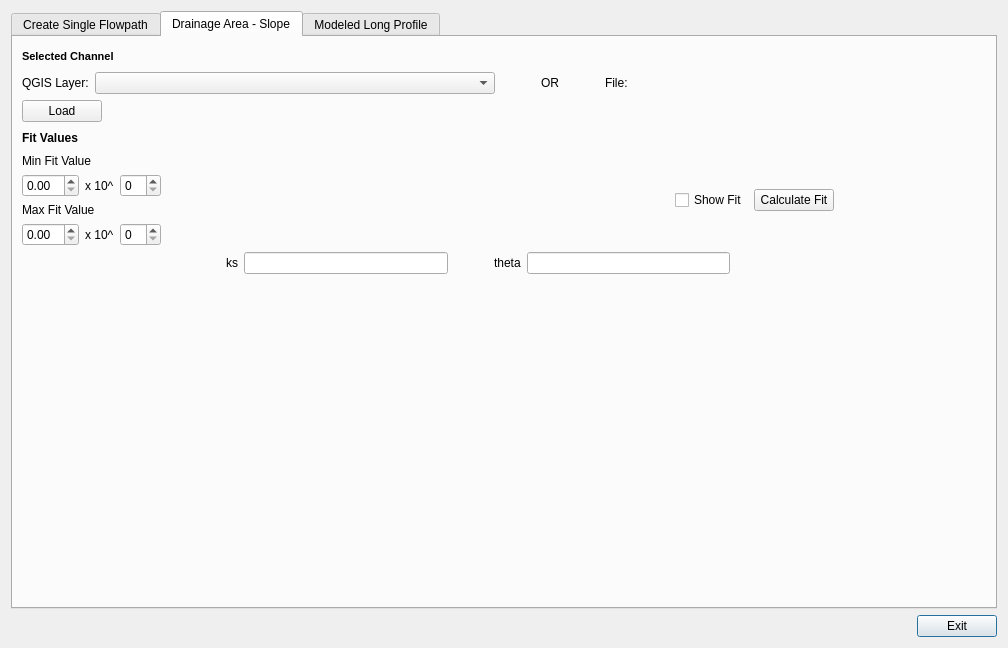
<?xml version="1.0" encoding="UTF-8"?>
<ui version="4.0">
 <class>LongProfileModelerDialogBase</class>
 <widget class="QDialog" name="LongProfileModelerDialogBase">
  <property name="geometry">
   <rect>
    <x>0</x>
    <y>0</y>
    <width>1008</width>
    <height>648</height>
   </rect>
  </property>
  <property name="windowTitle">
   <string>Long Profile Modeler</string>
  </property>
  <layout class="QGridLayout" name="gridLayout_3">
   <item row="1" column="0">
    <layout class="QHBoxLayout" name="horizontalLayout_6">
     <item>
      <spacer name="horizontalSpacer_6">
       <property name="orientation">
        <enum>Qt::Horizontal</enum>
       </property>
       <property name="sizeHint" stdset="0">
        <size>
         <width>40</width>
         <height>20</height>
        </size>
       </property>
      </spacer>
     </item>
     <item>
      <widget class="QPushButton" name="pbExit">
       <property name="text">
        <string>Exit</string>
       </property>
      </widget>
     </item>
    </layout>
   </item>
   <item row="0" column="0">
    <widget class="QTabWidget" name="tabWidget">
     <property name="currentIndex">
      <number>1</number>
     </property>
     <widget class="QWidget" name="tab">
      <attribute name="title">
       <string>Create Single Flowpath</string>
      </attribute>
      <layout class="QGridLayout" name="gridLayout_2">
       <item row="0" column="1">
        <layout class="QVBoxLayout" name="verticalLayout">
         <item>
          <layout class="QHBoxLayout" name="horizontalLayout">
           <item>
            <widget class="QLabel" name="label">
             <property name="text">
              <string>Segments Layer:</string>
             </property>
            </widget>
           </item>
           <item>
            <spacer name="horizontalSpacer">
             <property name="orientation">
              <enum>Qt::Horizontal</enum>
             </property>
             <property name="sizeHint" stdset="0">
              <size>
               <width>40</width>
               <height>20</height>
              </size>
             </property>
            </spacer>
           </item>
          </layout>
         </item>
         <item>
          <layout class="QHBoxLayout" name="horizontalLayout_7">
           <property name="spacing">
            <number>7</number>
           </property>
           <item>
            <widget class="QgsMapLayerComboBox" name="mlcbSegments">
             <property name="minimumSize">
              <size>
               <width>400</width>
               <height>0</height>
              </size>
             </property>
            </widget>
           </item>
           <item>
            <spacer name="horizontalSpacer_7">
             <property name="orientation">
              <enum>Qt::Horizontal</enum>
             </property>
             <property name="sizeHint" stdset="0">
              <size>
               <width>40</width>
               <height>20</height>
              </size>
             </property>
            </spacer>
           </item>
          </layout>
         </item>
         <item>
          <layout class="QHBoxLayout" name="horizontalLayout_2">
           <item>
            <widget class="QLabel" name="label_2">
             <property name="text">
              <string>Nodes Layer:</string>
             </property>
            </widget>
           </item>
           <item>
            <spacer name="horizontalSpacer_2">
             <property name="orientation">
              <enum>Qt::Horizontal</enum>
             </property>
             <property name="sizeHint" stdset="0">
              <size>
               <width>40</width>
               <height>20</height>
              </size>
             </property>
            </spacer>
           </item>
          </layout>
         </item>
         <item>
          <layout class="QHBoxLayout" name="horizontalLayout_8">
           <item>
            <widget class="QgsMapLayerComboBox" name="mlcbNodes">
             <property name="minimumSize">
              <size>
               <width>400</width>
               <height>0</height>
              </size>
             </property>
            </widget>
           </item>
           <item>
            <spacer name="horizontalSpacer_8">
             <property name="orientation">
              <enum>Qt::Horizontal</enum>
             </property>
             <property name="sizeHint" stdset="0">
              <size>
               <width>40</width>
               <height>20</height>
              </size>
             </property>
            </spacer>
           </item>
          </layout>
         </item>
         <item>
          <layout class="QHBoxLayout" name="horizontalLayout_3">
           <item>
            <widget class="QLabel" name="label_3">
             <property name="text">
              <string>Input Segment ID:</string>
             </property>
            </widget>
           </item>
           <item>
            <spacer name="horizontalSpacer_3">
             <property name="orientation">
              <enum>Qt::Horizontal</enum>
             </property>
             <property name="sizeHint" stdset="0">
              <size>
               <width>40</width>
               <height>20</height>
              </size>
             </property>
            </spacer>
           </item>
          </layout>
         </item>
         <item>
          <layout class="QHBoxLayout" name="horizontalLayout_5">
           <item>
            <widget class="QLineEdit" name="qleInputSegmentID">
             <property name="minimumSize">
              <size>
               <width>15</width>
               <height>0</height>
              </size>
             </property>
             <property name="maximumSize">
              <size>
               <width>50</width>
               <height>16777215</height>
              </size>
             </property>
             <property name="text">
              <string>0</string>
             </property>
            </widget>
           </item>
           <item>
            <spacer name="horizontalSpacer_5">
             <property name="orientation">
              <enum>Qt::Horizontal</enum>
             </property>
             <property name="sizeHint" stdset="0">
              <size>
               <width>40</width>
               <height>20</height>
              </size>
             </property>
            </spacer>
           </item>
          </layout>
         </item>
         <item>
          <layout class="QHBoxLayout" name="horizontalLayout_4">
           <item>
            <widget class="QLabel" name="label_4">
             <property name="text">
              <string>Selected Channel Output</string>
             </property>
            </widget>
           </item>
           <item>
            <spacer name="horizontalSpacer_4">
             <property name="orientation">
              <enum>Qt::Horizontal</enum>
             </property>
             <property name="sizeHint" stdset="0">
              <size>
               <width>40</width>
               <height>20</height>
              </size>
             </property>
            </spacer>
           </item>
          </layout>
         </item>
         <item>
          <widget class="QgsFileWidget" name="fwSelectedChannelFileOutput">
           <property name="autoFillBackground">
            <bool>false</bool>
           </property>
           <property name="defaultRoot">
            <string>C:\Users\josie\OneDrive\Desktop\Selected_Channel.gpkg</string>
           </property>
          </widget>
         </item>
         <item>
          <layout class="QHBoxLayout" name="horizontalLayout_14">
           <item>
            <spacer name="horizontalSpacer_11">
             <property name="orientation">
              <enum>Qt::Horizontal</enum>
             </property>
             <property name="sizeHint" stdset="0">
              <size>
               <width>40</width>
               <height>20</height>
              </size>
             </property>
            </spacer>
           </item>
           <item>
            <widget class="QPushButton" name="pbGenerateSelectedChannelFile">
             <property name="text">
              <string>Generate SelectedFile</string>
             </property>
            </widget>
           </item>
           <item>
            <spacer name="horizontalSpacer_13">
             <property name="orientation">
              <enum>Qt::Horizontal</enum>
             </property>
             <property name="sizeHint" stdset="0">
              <size>
               <width>40</width>
               <height>20</height>
              </size>
             </property>
            </spacer>
           </item>
          </layout>
         </item>
        </layout>
       </item>
       <item row="1" column="1">
        <spacer name="verticalSpacer_2">
         <property name="orientation">
          <enum>Qt::Vertical</enum>
         </property>
         <property name="sizeHint" stdset="0">
          <size>
           <width>20</width>
           <height>100</height>
          </size>
         </property>
        </spacer>
       </item>
      </layout>
     </widget>
     <widget class="QWidget" name="tab_2">
      <attribute name="title">
       <string>Drainage Area - Slope</string>
      </attribute>
      <layout class="QGridLayout" name="gridLayout">
       <item row="0" column="0">
        <layout class="QVBoxLayout" name="verticalLayout_6">
         <item>
          <layout class="QHBoxLayout" name="horizontalLayout_22">
           <item>
            <widget class="QLabel" name="label_9">
             <property name="font">
              <font>
               <pointsize>8</pointsize>
               <weight>75</weight>
               <bold>true</bold>
              </font>
             </property>
             <property name="text">
              <string>Selected Channel </string>
             </property>
            </widget>
           </item>
           <item>
            <spacer name="horizontalSpacer_25">
             <property name="orientation">
              <enum>Qt::Horizontal</enum>
             </property>
             <property name="sizeHint" stdset="0">
              <size>
               <width>40</width>
               <height>20</height>
              </size>
             </property>
            </spacer>
           </item>
          </layout>
         </item>
         <item>
          <layout class="QVBoxLayout" name="verticalLayout_3">
           <item>
            <layout class="QHBoxLayout" name="horizontalLayout_20">
             <item>
              <widget class="QLabel" name="label_14">
               <property name="text">
                <string>QGIS Layer:</string>
               </property>
              </widget>
             </item>
             <item>
              <widget class="QgsMapLayerComboBox" name="mlcbSelectedChannelInput">
               <property name="minimumSize">
                <size>
                 <width>400</width>
                 <height>0</height>
                </size>
               </property>
              </widget>
             </item>
             <item>
              <spacer name="horizontalSpacer_26">
               <property name="orientation">
                <enum>Qt::Horizontal</enum>
               </property>
               <property name="sizeType">
                <enum>QSizePolicy::Fixed</enum>
               </property>
               <property name="sizeHint" stdset="0">
                <size>
                 <width>40</width>
                 <height>20</height>
                </size>
               </property>
              </spacer>
             </item>
             <item>
              <widget class="QLabel" name="label_16">
               <property name="text">
                <string>OR</string>
               </property>
              </widget>
             </item>
             <item>
              <spacer name="horizontalSpacer_27">
               <property name="orientation">
                <enum>Qt::Horizontal</enum>
               </property>
               <property name="sizeType">
                <enum>QSizePolicy::Fixed</enum>
               </property>
               <property name="sizeHint" stdset="0">
                <size>
                 <width>40</width>
                 <height>20</height>
                </size>
               </property>
              </spacer>
             </item>
             <item>
              <widget class="QLabel" name="label_15">
               <property name="text">
                <string>File:</string>
               </property>
              </widget>
             </item>
             <item>
              <widget class="QgsFileWidget" name="fwSelectedChannelInput">
               <property name="minimumSize">
                <size>
                 <width>300</width>
                 <height>0</height>
                </size>
               </property>
              </widget>
             </item>
            </layout>
           </item>
           <item>
            <layout class="QHBoxLayout" name="horizontalLayout_19"/>
           </item>
           <item>
            <layout class="QHBoxLayout" name="horizontalLayout_18"/>
           </item>
           <item>
            <layout class="QHBoxLayout" name="horizontalLayout_12">
             <item>
              <widget class="QPushButton" name="pbLoadSelectedChannel">
               <property name="text">
                <string>Load</string>
               </property>
              </widget>
             </item>
             <item>
              <spacer name="horizontalSpacer_28">
               <property name="orientation">
                <enum>Qt::Horizontal</enum>
               </property>
               <property name="sizeHint" stdset="0">
                <size>
                 <width>40</width>
                 <height>20</height>
                </size>
               </property>
              </spacer>
             </item>
            </layout>
           </item>
          </layout>
         </item>
         <item>
          <layout class="QHBoxLayout" name="horizontalLayout_21">
           <item>
            <widget class="QLabel" name="label_17">
             <property name="font">
              <font>
               <weight>75</weight>
               <bold>true</bold>
              </font>
             </property>
             <property name="text">
              <string>Fit Values</string>
             </property>
            </widget>
           </item>
           <item>
            <spacer name="horizontalSpacer_24">
             <property name="orientation">
              <enum>Qt::Horizontal</enum>
             </property>
             <property name="sizeHint" stdset="0">
              <size>
               <width>40</width>
               <height>20</height>
              </size>
             </property>
            </spacer>
           </item>
          </layout>
         </item>
         <item>
          <layout class="QHBoxLayout" name="horizontalLayout_13">
           <item>
            <layout class="QVBoxLayout" name="verticalLayout_2">
             <item>
              <widget class="QLabel" name="label_5">
               <property name="text">
                <string>Min Fit Value</string>
               </property>
              </widget>
             </item>
             <item>
              <layout class="QHBoxLayout" name="horizontalLayout_10">
               <item>
                <widget class="QDoubleSpinBox" name="sbMinValue"/>
               </item>
               <item>
                <widget class="QLabel" name="label_7">
                 <property name="text">
                  <string>x 10^</string>
                 </property>
                </widget>
               </item>
               <item>
                <widget class="QSpinBox" name="sbMinExponent"/>
               </item>
               <item>
                <spacer name="horizontalSpacer_10">
                 <property name="orientation">
                  <enum>Qt::Horizontal</enum>
                 </property>
                 <property name="sizeType">
                  <enum>QSizePolicy::Expanding</enum>
                 </property>
                 <property name="sizeHint" stdset="0">
                  <size>
                   <width>0</width>
                   <height>0</height>
                  </size>
                 </property>
                </spacer>
               </item>
              </layout>
             </item>
             <item>
              <widget class="QLabel" name="label_6">
               <property name="text">
                <string>Max Fit Value</string>
               </property>
              </widget>
             </item>
             <item>
              <layout class="QHBoxLayout" name="horizontalLayout_11">
               <item>
                <widget class="QDoubleSpinBox" name="sbMaxValue"/>
               </item>
               <item>
                <widget class="QLabel" name="label_8">
                 <property name="text">
                  <string>x 10^</string>
                 </property>
                </widget>
               </item>
               <item>
                <widget class="QSpinBox" name="sbMaxExponent"/>
               </item>
               <item>
                <spacer name="horizontalSpacer_15">
                 <property name="orientation">
                  <enum>Qt::Horizontal</enum>
                 </property>
                 <property name="sizeType">
                  <enum>QSizePolicy::Expanding</enum>
                 </property>
                 <property name="sizeHint" stdset="0">
                  <size>
                   <width>40</width>
                   <height>20</height>
                  </size>
                 </property>
                </spacer>
               </item>
              </layout>
             </item>
            </layout>
           </item>
           <item>
            <layout class="QHBoxLayout" name="horizontalLayout_9">
             <item>
              <spacer name="horizontalSpacer_17">
               <property name="orientation">
                <enum>Qt::Horizontal</enum>
               </property>
               <property name="sizeType">
                <enum>QSizePolicy::Fixed</enum>
               </property>
               <property name="sizeHint" stdset="0">
                <size>
                 <width>100</width>
                 <height>20</height>
                </size>
               </property>
              </spacer>
             </item>
             <item>
              <widget class="QCheckBox" name="cbShowFit">
               <property name="text">
                <string>Show Fit</string>
               </property>
              </widget>
             </item>
             <item>
              <widget class="QPushButton" name="pbCalculateFit">
               <property name="text">
                <string>Calculate Fit</string>
               </property>
              </widget>
             </item>
             <item>
              <spacer name="horizontalSpacer_16">
               <property name="orientation">
                <enum>Qt::Horizontal</enum>
               </property>
               <property name="sizeType">
                <enum>QSizePolicy::Fixed</enum>
               </property>
               <property name="sizeHint" stdset="0">
                <size>
                 <width>100</width>
                 <height>20</height>
                </size>
               </property>
              </spacer>
             </item>
            </layout>
           </item>
          </layout>
         </item>
         <item>
          <layout class="QHBoxLayout" name="horizontalLayout_15">
           <item>
            <spacer name="horizontalSpacer_9">
             <property name="orientation">
              <enum>Qt::Horizontal</enum>
             </property>
             <property name="sizeType">
              <enum>QSizePolicy::Expanding</enum>
             </property>
             <property name="sizeHint" stdset="0">
              <size>
               <width>200</width>
               <height>20</height>
              </size>
             </property>
            </spacer>
           </item>
           <item>
            <widget class="QLabel" name="label_11">
             <property name="text">
              <string>ks</string>
             </property>
            </widget>
           </item>
           <item>
            <widget class="QLineEdit" name="qleKsValue"/>
           </item>
           <item>
            <spacer name="horizontalSpacer_14">
             <property name="orientation">
              <enum>Qt::Horizontal</enum>
             </property>
             <property name="sizeType">
              <enum>QSizePolicy::Fixed</enum>
             </property>
             <property name="sizeHint" stdset="0">
              <size>
               <width>40</width>
               <height>20</height>
              </size>
             </property>
            </spacer>
           </item>
           <item>
            <widget class="QLabel" name="label_12">
             <property name="text">
              <string>theta</string>
             </property>
            </widget>
           </item>
           <item>
            <widget class="QLineEdit" name="qleThetaValue"/>
           </item>
           <item>
            <spacer name="horizontalSpacer_12">
             <property name="orientation">
              <enum>Qt::Horizontal</enum>
             </property>
             <property name="sizeType">
              <enum>QSizePolicy::Expanding</enum>
             </property>
             <property name="sizeHint" stdset="0">
              <size>
               <width>200</width>
               <height>20</height>
              </size>
             </property>
            </spacer>
           </item>
          </layout>
         </item>
        </layout>
       </item>
       <item row="0" column="1">
        <spacer name="horizontalSpacer_22">
         <property name="orientation">
          <enum>Qt::Horizontal</enum>
         </property>
         <property name="sizeHint" stdset="0">
          <size>
           <width>30</width>
           <height>20</height>
          </size>
         </property>
        </spacer>
       </item>
       <item row="1" column="0">
        <spacer name="verticalSpacer">
         <property name="orientation">
          <enum>Qt::Vertical</enum>
         </property>
         <property name="sizeHint" stdset="0">
          <size>
           <width>20</width>
           <height>259</height>
          </size>
         </property>
        </spacer>
       </item>
      </layout>
     </widget>
     <widget class="QWidget" name="tab_3">
      <attribute name="title">
       <string>Modeled Long Profile</string>
      </attribute>
      <layout class="QGridLayout" name="gridLayout_4">
       <item row="0" column="0">
        <layout class="QVBoxLayout" name="verticalLayout_5">
         <item>
          <layout class="QHBoxLayout" name="horizontalLayout_16">
           <item>
            <layout class="QVBoxLayout" name="verticalLayout_4">
             <item>
              <widget class="QLabel" name="label_10">
               <property name="font">
                <font>
                 <weight>75</weight>
                 <bold>true</bold>
                </font>
               </property>
               <property name="text">
                <string>Data To Include In Figure</string>
               </property>
              </widget>
             </item>
             <item>
              <widget class="QCheckBox" name="cbIncludeSelectedChannelData">
               <property name="text">
                <string>Selected Channel Long Profile</string>
               </property>
              </widget>
             </item>
             <item>
              <widget class="QCheckBox" name="cbIncludeModeledData">
               <property name="text">
                <string>Modeled Long Profile</string>
               </property>
              </widget>
             </item>
             <item>
              <spacer name="verticalSpacer_4">
               <property name="orientation">
                <enum>Qt::Vertical</enum>
               </property>
               <property name="sizeType">
                <enum>QSizePolicy::Fixed</enum>
               </property>
               <property name="sizeHint" stdset="0">
                <size>
                 <width>20</width>
                 <height>20</height>
                </size>
               </property>
              </spacer>
             </item>
             <item>
              <widget class="QLabel" name="label_13">
               <property name="font">
                <font>
                 <weight>75</weight>
                 <bold>true</bold>
                </font>
               </property>
               <property name="text">
                <string>Figure Title</string>
               </property>
              </widget>
             </item>
             <item>
              <widget class="QLineEdit" name="qleLongProfileFigureTitle"/>
             </item>
             <item>
              <spacer name="verticalSpacer_3">
               <property name="orientation">
                <enum>Qt::Vertical</enum>
               </property>
               <property name="sizeHint" stdset="0">
                <size>
                 <width>20</width>
                 <height>40</height>
                </size>
               </property>
              </spacer>
             </item>
            </layout>
           </item>
           <item>
            <spacer name="horizontalSpacer_18">
             <property name="orientation">
              <enum>Qt::Horizontal</enum>
             </property>
             <property name="sizeHint" stdset="0">
              <size>
               <width>40</width>
               <height>20</height>
              </size>
             </property>
            </spacer>
           </item>
          </layout>
         </item>
         <item>
          <layout class="QHBoxLayout" name="horizontalLayout_17">
           <item>
            <spacer name="horizontalSpacer_20">
             <property name="orientation">
              <enum>Qt::Horizontal</enum>
             </property>
             <property name="sizeHint" stdset="0">
              <size>
               <width>40</width>
               <height>20</height>
              </size>
             </property>
            </spacer>
           </item>
           <item>
            <widget class="QPushButton" name="pbGenerateLongProfiles">
             <property name="text">
              <string>Generate Long Profiles</string>
             </property>
            </widget>
           </item>
           <item>
            <spacer name="horizontalSpacer_19">
             <property name="orientation">
              <enum>Qt::Horizontal</enum>
             </property>
             <property name="sizeHint" stdset="0">
              <size>
               <width>40</width>
               <height>20</height>
              </size>
             </property>
            </spacer>
           </item>
          </layout>
         </item>
        </layout>
       </item>
      </layout>
     </widget>
    </widget>
   </item>
  </layout>
 </widget>
 <customwidgets>
  <customwidget>
   <class>QgsFileWidget</class>
   <extends>QWidget</extends>
   <header>qgsfilewidget.h</header>
  </customwidget>
  <customwidget>
   <class>QgsMapLayerComboBox</class>
   <extends>QComboBox</extends>
   <header>qgsmaplayercombobox.h</header>
  </customwidget>
 </customwidgets>
 <resources/>
 <connections/>
</ui>
